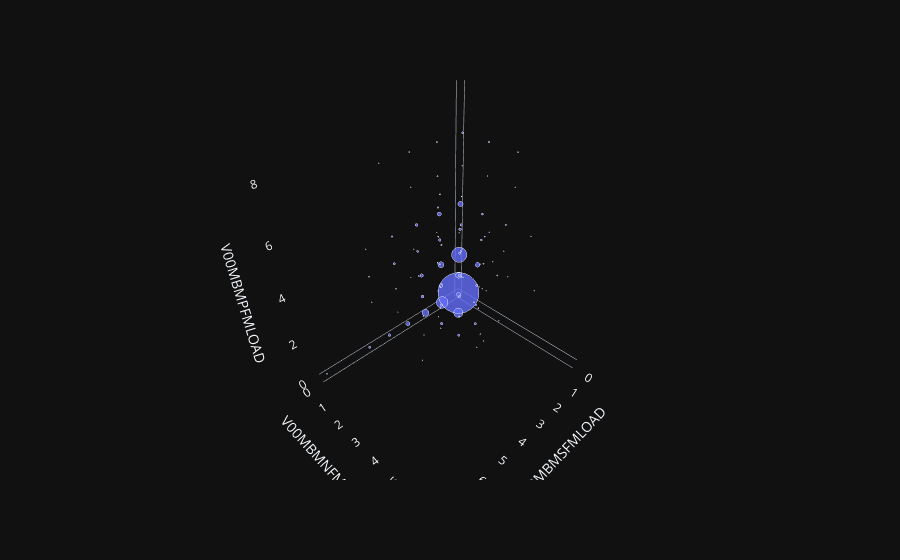

The code cell stored with this chart in its notebook:
### Markdown cell above
# MBM Load Relationships
### V00MBMSFMLOAD vs V00MBMNFMLOAD vs V00MBMPFMLOAD
This 3D-plot displays the scatter between each BML-load 'component', where frequency of observation is represented as the size of the data point.

### Code cell
import pandas as pd
from modules.plot_moaks_data import plot_moaks_data
from scripts.mbm.mbm_load_relationships import v00_moaks_shared_kl_mbm_load
pd.options.mode.chained_assignment = None

moaks_3d_mbm_load_scatter = plot_moaks_data(v00_moaks_shared_kl_mbm_load)
moaks_3d_mbm_load_scatter.show()

### Figure 1 — Plotly figure (JSON) as saved in the notebook; plotly's stock layout.template omitted (floating-point values rounded to 4 significant figures)
{"data": [{"hovertemplate": "V00MBMSFMLOAD=%{x}<br>V00MBMNFMLOAD=%{y}<br>V00MBMPFMLOAD=%{z}<br>count=%{marker.size}<extra></extra>", "legendgroup": "", "marker": {"color": "#636efa", "opacity": 0.8, "size": [2474, 2, 197, 1, 3, 127, 24, 55, 340, 1, 8, 3, 7, 32, 2, 72, 9, 9, 19, 51, 2, 7, 3, 8, 13, 7, 10, 39, 1, 2, 1, 1, 4, 6, 1, 1, 3, 1, 25, 1, 1, 13, 15, 1, 1, 2, 3, 9, 24, 3, 8, 1, 1, 5, 1, 1, 2, 2, 1, 3, 1, 1, 2, 1, 11, 1, 3, 6, 11, 2, 2, 2, 2, 1, 1, 1, 1, 1, 6, 1, 2, 7, 4, 1, 1, 2, 1, 1, 1, 1, 1, 1, 1, 2, 1, 1, 1, 2], "sizemode": "area", "sizeref": 1.546, "symbol": "circle"}, "mode": "markers", "name": "", "scene": "scene", "showlegend": false, "x": [0.0, 0.0, 1.0, 1.0, 1.0, 1.0, 1.0, 1.0, 1.0, 1.0, 1.0, 1.0, 1.0, 1.0, 1.0, 2.0, 2.0, 2.0, 2.0, 2.0, 2.0, 2.0, 2.0, 2.0, 2.0, 2.0, 2.0, 2.0, 2.0, 2.0, 2.0, 2.0, 2.0, 2.0, 2.0, 2.0, 2.0, 2.0, 3.0, 3.0, 3.0, 3.0, 3.0, 3.0, 3.0, 3.0, 3.0, 3.0, 3.0, 3.0, 3.0, 3.0, 3.0, 3.0, 3.0, 3.0, 3.0, 3.0, 3.0, 3.0, 3.0, 3.0, 3.0, 3.0, 4.0, 4.0, 4.0, 4.0, 4.0, 4.0, 4.0, 4.0, 4.0, 4.0, 4.0, 4.0, 4.0, 4.0, 5.0, 5.0, 5.0, 5.0, 5.0, 5.0, 5.0, 5.0, 5.0, 5.0, 5.0, 5.0, 5.0, 5.0, 6.0, 6.0, 6.0, 6.0, 6.0, 7.0], "y": [0.0, 1.0, 0.0, 0.0, 0.0, 1.0, 1.0, 1.0, 1.0, 1.0, 2.0, 2.0, 2.0, 2.0, 3.0, 0.0, 1.0, 1.0, 1.0, 1.0, 1.0, 2.0, 2.0, 2.0, 2.0, 2.0, 2.0, 2.0, 3.0, 3.0, 3.0, 3.0, 3.0, 3.0, 4.0, 4.0, 4.0, 5.0, 0.0, 1.0, 1.0, 1.0, 1.0, 2.0, 2.0, 2.0, 2.0, 2.0, 2.0, 3.0, 3.0, 3.0, 3.0, 3.0, 4.0, 4.0, 4.0, 4.0, 4.0, 4.0, 5.0, 5.0, 5.0, 6.0, 0.0, 2.0, 2.0, 2.0, 2.0, 3.0, 3.0, 3.0, 3.0, 4.0, 4.0, 5.0, 5.0, 5.0, 0.0, 2.0, 2.0, 2.0, 2.0, 3.0, 3.0, 3.0, 4.0, 4.0, 4.0, 4.0, 5.0, 6.0, 2.0, 2.0, 2.0, 3.0, 4.0, 0.0], "z": [0.0, 0.0, 0.0, 1.0, 3.0, 0.0, 1.0, 2.0, 3.0, 4.0, 0.0, 1.0, 2.0, 3.0, 3.0, 0.0, 0.0, 1.0, 2.0, 3.0, 6.0, 0.0, 1.0, 2.0, 3.0, 4.0, 5.0, 6.0, 0.0, 2.0, 3.0, 4.0, 5.0, 6.0, 2.0, 5.0, 6.0, 6.0, 0.0, 0.0, 1.0, 2.0, 3.0, 1.0, 2.0, 3.0, 4.0, 5.0, 6.0, 5.0, 6.0, 7.0, 8.0, 9.0, 2.0, 4.0, 5.0, 6.0, 8.0, 9.0, 5.0, 8.0, 9.0, 5.0, 0.0, 0.0, 4.0, 5.0, 6.0, 6.0, 7.0, 8.0, 9.0, 5.0, 6.0, 3.0, 5.0, 7.0, 0.0, 3.0, 4.0, 5.0, 6.0, 6.0, 8.0, 9.0, 4.0, 5.0, 6.0, 7.0, 6.0, 7.0, 4.0, 5.0, 6.0, 9.0, 6.0, 0.0], "type": "scatter3d"}], "layout": {"scene": {"domain": {"x": [0.0, 1.0], "y": [0.0, 1.0]}, "xaxis": {"title": {"text": "V00MBMSFMLOAD"}, "showgrid": false}, "yaxis": {"title": {"text": "V00MBMNFMLOAD"}, "showgrid": false}, "zaxis": {"title": {"text": "V00MBMPFMLOAD"}, "showgrid": false}}, "legend": {"tracegroupgap": 0, "itemsizing": "constant"}, "margin": {"t": 60}}}
